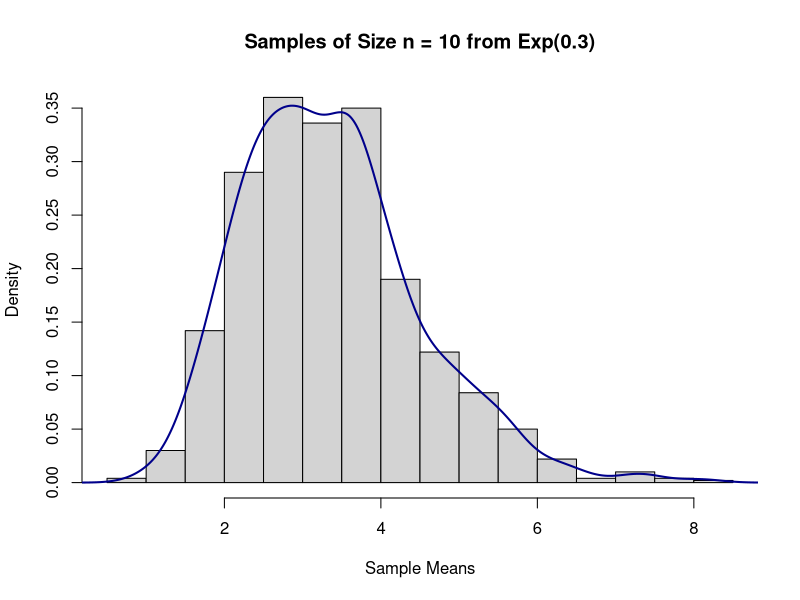
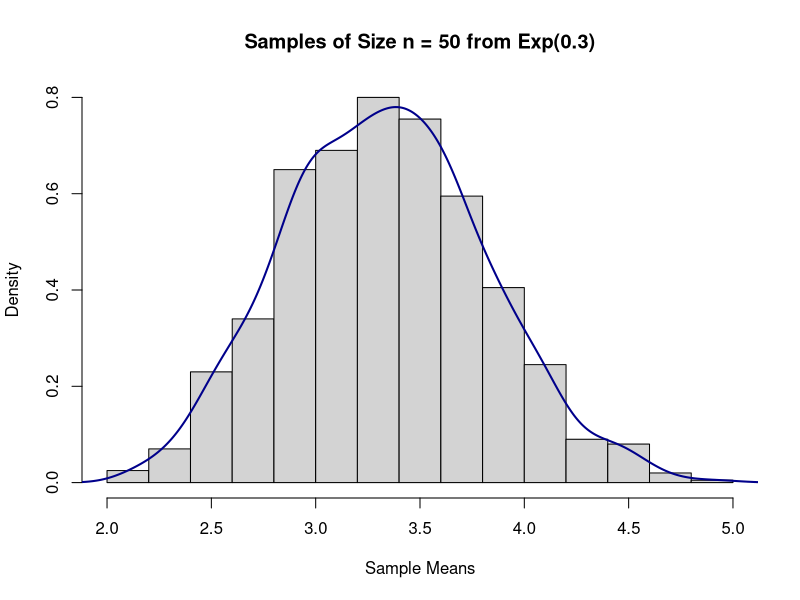

The R script that drew these images, in order:
## ---- chunk 1
# read and name data 读取并命名数据
low_birth = read.csv("Module 1/lowbwt_Low.csv")
norm_birth = read.csv("Module 1/lowbwt_Normal.csv")
## ---- chunk 2
# Variable names 列变量名称
names(low_birth)    

# Data dimension: rows x columns; here: 59 rows and 3 columns 数据维度：行×列
dim(low_birth)

# Number of rows 行数
nrow(low_birth)

# Number of columns 列数
ncol(low_birth)

# Head and Tail observations 开头和结尾的观察量
head(low_birth)
tail(low_birth)

# Check for number of missing values 检查缺失值数量
sum(is.na(low_birth))

# Examine the classes of each column 检查每列的变量类型
str(low_birth)

# Tabulate variable smoke ???
table(low_birth$smoke)
## ---- chunk 3
library(tidyverse)
## ---- chunk 4
# Select only column/variable age 只选择一列变量
dplyr::select(low_birth, age)

# Keep only rows where 'age' is less than 20 只保留年龄＜20的行
filter(low_birth, age < 20)

# Select rows that contain missing data 选择包括缺失值的行
filter(low_birth, is.na(age))

# Remove column age 去掉“年龄”这一列
dplyr::select(low_birth, -age)

# Filter rows: select all 25+ yrs old, smokers 选择所有年龄＞25，抽烟的行
filter(low_birth, age > 25 & smoke == "1") 

# Ordering data by variable/column 'id' 按照“id”对数据排列
arrange(low_birth, id)

# Arrange by id in descending order 按id降序对数据排列
arrange(low_birth, desc(id))

# Order by multiple columns/variables 按照多列变量排序
arrange(low_birth, smoke, desc(age))

# Rename variable 'smoke' to 'Smoking_Status' 对“抽烟”重新命名
rename(low_birth, Smoking_Status = smoke)

# Create a variable for log of 'age' 创建新的变量为“年龄”的对数
mutate(low_birth, log_age = log(age))

# Centering the data by subtracting the mean from variable 'age' 从变量 "年龄 "中减去平均值，使数据居中
mutate(low_birth, center_age = age - mean(age))

# Use case_when function to create new age categories 使用 case_when 函数创建新的年龄类别
# Cat 1: Age < 25; Cat 2: 25 < Age < 30. Cat 3: Age > 30
mutate(low_birth, new_age = case_when(age < 25 ~ 1,
                                      age >= 25 & age < 30 ~ 2,
                                      age > 30 ~ 3))

## ---- chunk 5
# stack low_birth & norm_birth 
low_and_norm = rbind(low_birth, norm_birth)

# combine by specific variable
admin_birth = read.csv("Module 1/lowbwt_Admin.csv")
birth_final = full_join(admin_birth, low_and_norm, by = "id")

# export data 
write.csv(birth_final, file = "Module 1/birth_final.csv")
## ---- chunk 6
#  define parameters 定义参数
n = 10
N = 1000
lambda = 0.3
set.seed(2)

# create vector of sample means 创建样本均值向量
sample_means_exp1 = c()
for(i in 1:N){
sample_means_exp1[i] = mean(rexp(n, lambda))
}
## ---- chunk 7
mean(sample_means_exp1)
var(sample_means_exp1)
hist(sample_means_exp1,
main = "Samples of Size n = 10 from Exp(0.3)",
xlab = "Sample Means", prob = T)
lines(density(sample_means_exp1), col = "darkblue", lwd = 2)
## ---- chunk 8
# define parameters
n = 50
N = 1000
lambda = 0.3
set.seed(2)

# create vector of sample means
sample_means_exp1 = c()
for(i in 1:N){
sample_means_exp1[i] = mean(rexp(n, lambda))
}
## ---- chunk 9
mean(sample_means_exp1)
var(sample_means_exp1)
hist(sample_means_exp1,
main = "Samples of Size n = 50 from Exp(0.3)",
xlab = "Sample Means", prob = T)
lines(density(sample_means_exp1), col = "darkblue", lwd = 2)
## ---- chunk 10
lower = 175 - qnorm(0.975) * 15/sqrt(10)
upper = 175 + qnorm(0.975) * 15/sqrt(10)
c(lower, upper)
## ---- chunk 11
lower = 175 - qnorm(0.995) * 15/sqrt(10)
upper = 175 + qnorm(0.995) * 15/sqrt(10)
c(lower, upper)
## ---- chunk 12
lower = 175 - qt(0.975, df = 9) * 15/sqrt(10)
upper = 175 + qt(0.975, df = 9) * 15/sqrt(10)
c(lower, upper)
## ---- chunk 13
lower = 9*(15^2) / qchisq(0.975, 9)
upper = 9*(15^2) / qchisq(0.025, 9)
c(lower, upper)
## ---- chunk 14
# test statistic
tstat = (16 - 25) / (10/sqrt(40))
# critical value
cv = qt(0.975, df = 40 - 1)
# p-value
pv = 2 * pt(tstat, df = 39)
# decision
ifelse(abs(tstat) > cv, "reject", "fail to reject")
## ---- chunk 15
ifelse(pv < 0.05, "reject", "fail to reject")
## ---- chunk 16
# load data
lowbwt = read.csv("Module 7/lowbwt_ALL.csv")
# one-sample, two-tailed t-test
t.test(lowbwt$bwt, alternative = 'two.sided', mu = 3000) # fail to reject
## ---- chunk 17
# one-sample, one-tailed t-test
t.test(lowbwt$bwt, alternative = 'less', mu = 3000) # fail to reject
